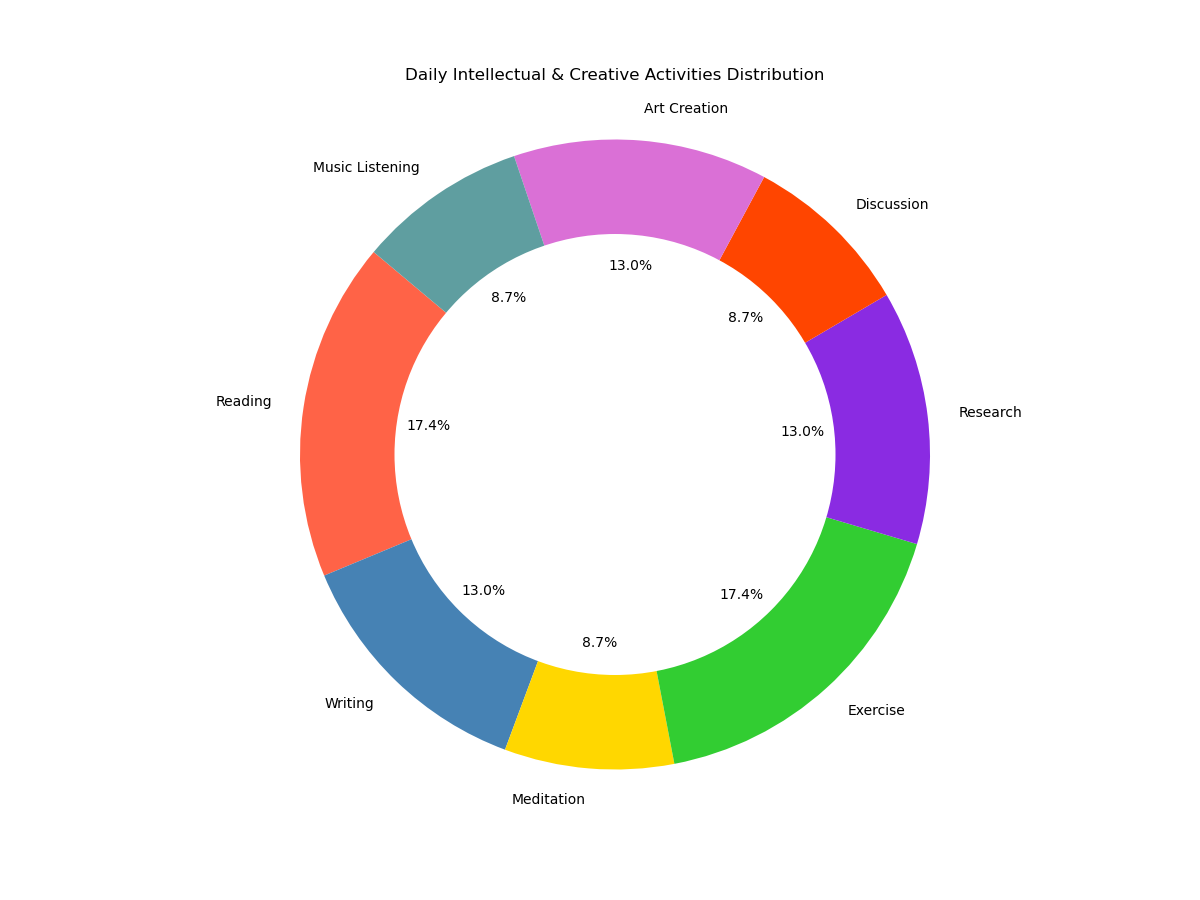

Generate this figure with Python:

import matplotlib.pyplot as plt

# Data to plot
activities = ['Reading', 'Writing', 'Meditation', 'Exercise', 'Research', 'Discussion', 'Art Creation', 'Music Listening']
time_spent = [2.0, 1.5, 1.0, 2.0, 1.5, 1.0, 1.5, 1.0]
colors = ['#FF6347', '#4682B4', '#FFD700', '#32CD32', '#8A2BE2', '#FF4500', '#DA70D6', '#5F9EA0']

# Plot pie chart
plt.figure(figsize=(12, 9))
plt.pie(time_spent, labels=activities, colors=colors, autopct='%1.1f%%', startangle=140)

# Draw a circle at the center of pie to make it look like a donut
centre_circle = plt.Circle((0,0),0.70,fc='white')
fig = plt.gcf()
fig.gca().add_artist(centre_circle)

# Equal aspect ratio ensures that pie is drawn as a circle.
plt.axis('equal')

plt.title('Daily Intellectual & Creative Activities Distribution', pad=20)
plt.show()
